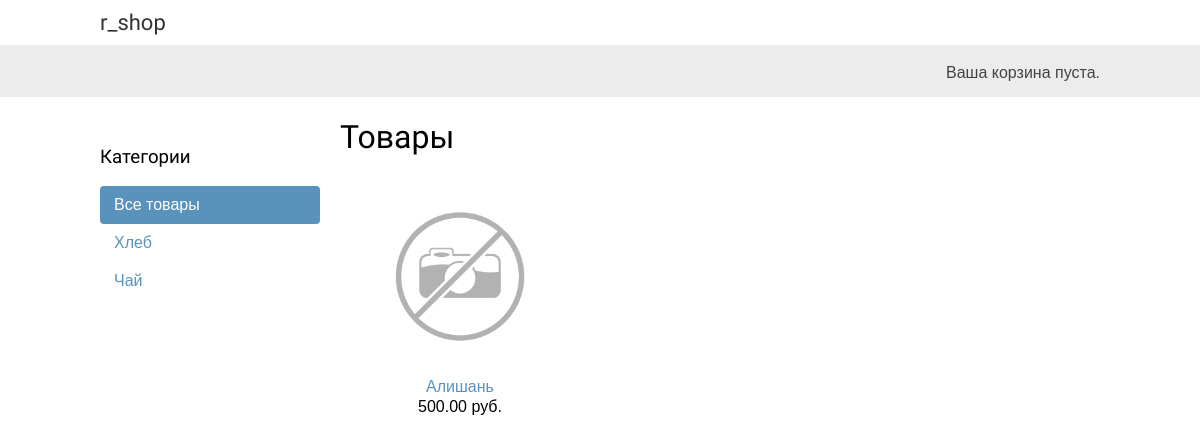
/, run on an earlier commit of the app's database.
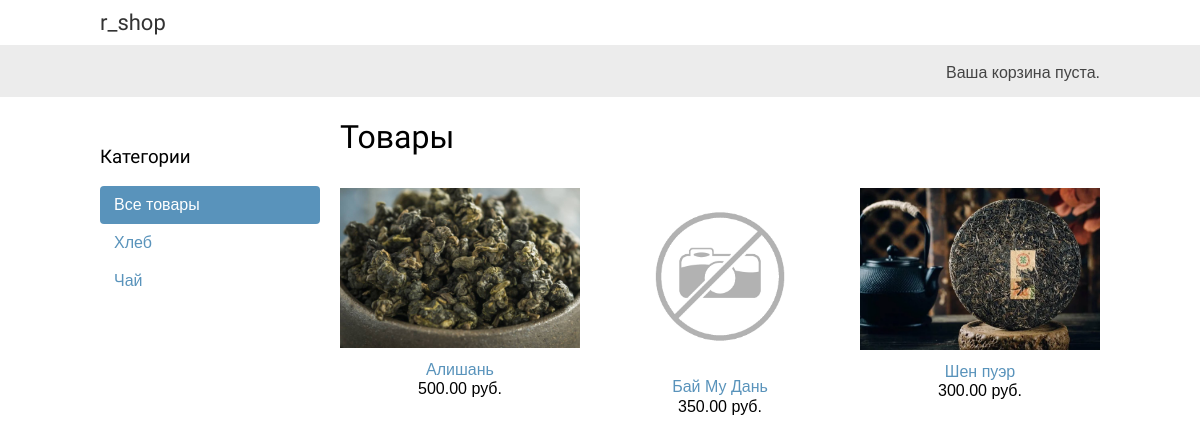
And on a later commit of the database.
### shop/models.py (models this page shows, shortened)
class Category(models.Model):
    name = models.CharField(max_length=200)
    slug = models.SlugField(max_length=200, unique=True)
    class Meta:
        ordering = [
            'name'
        ]
        indexes = [
            models.Index(fields=['name']),
        ]
        verbose_name = 'Категория'
        verbose_name_plural = 'Категории'
    def get_absolute_url(self):
        return reverse('shop:product_list_by_category', args=[self.slug])

class Product(models.Model):
    category = models.ForeignKey(Category, related_name='products', on_delete=models.CASCADE)
    name = models.CharField(max_length=200)
    slug = models.SlugField(max_length=200)
    image = models.ImageField(upload_to='products/%Y/%m/%d', blank=True)
    description = models.TextField(blank=True)
    price = models.DecimalField(max_digits=10, decimal_places=2)
    available = models.BooleanField(default=True)
    created = models.DateTimeField(auto_now_add=True)
    updated = models.DateTimeField(auto_now=True)
    class Meta:
        ordering = [
            'name'
        ]
        indexes = [
            models.Index(fields=['id', 'slug']),
            models.Index(fields=['name']),
            models.Index(fields=['-created']),
        ]
        verbose_name = 'Продукт'
        verbose_name_plural = 'Продукты'
    def get_absolute_url(self):
        return reverse('shop:product_detail', args=[self.id, self.slug])

### shop/views.py (the view)
# urls.py: path('', views.product_list, name='product_list'),
def product_list(request, category_slug=None):
    category = None
    categories = Category.objects.all()
    products = Product.objects.filter(available=True)
    if category_slug:
        category = get_object_or_404(Category, slug=category_slug)
        products = products.filter(category=category)
    return render(
        request,
        'shop/product/list.html',
        {'category': category, 'categories': categories, 'products': products}
    )

### cart/cart.py (called while the page is built)
    def __len__(self):
        return sum(item['quantity'] for item in self.cart.values())

### cart/context_processors.py (called while the page is built)
def cart(request):
    return {'cart': Cart(request)}

### shop/templates/shop/product/list.html (shortened to what this page needs)
{% extends 'shop/base.html' %}
{% load static %}
{% block content %}
    <div id="sidebar">
        <h3>Категории</h3>
        <ul>
            <li {% if not category%}class="selected"{% endif %}>
                <a href="{% url 'shop:product_list' %}">Все товары</a>
            </li>
            {% for c in categories %}
                <li {% if category.slug == c.slug %}class="selected"{%endif%}>
                    <a href="{{ c.get_absolute_url }}">{{ c.name }}</a>
                </li>
            {% endfor %}
        </ul>
    </div>
    <div id="main" class="product-list">
        <h1>{% if category %}{{ category.name}}{% else %}Товары{% endif %}</h1>
        {% for product in products %}
            <div class="item">
                <a href="{{ product.get_absolute_url }}">
                    <img src="{% if product.image %}{{ product.image.url }}{% else %}{% static 'img/no_img.png' %}{% endif %}">
                </a>
                <a href="{{ product.get_absolute_url }}">{{ product.name }}</a>
                <br>
                {{ product.price }} руб.
            </div>
        {% endfor %}
    </div>
{% endblock  %}

### shop/templates/shop/base.html (shortened to what this page needs)
{% load static %}
{% load custom_tags %}
<!DOCTYPE html>
<html>
    <head>
        <link rel="stylesheet" href="{% static 'css/base.css' %}" type="text/css">
    </head>
    <body>
        <div id="header">
            <a href="/" class="logo"> r_shop </a>
        </div>
        <div id="subheader">
            <div class="cart">
                {% with total_items=cart|length %}
                    {% if total_items > 0 %}
                        Корзина:
                        <a href="{% url 'cart:cart_detail' %}">
                            {{ total_items }} {{ total_items|ru_plural:"товар,товара,товаров" }} |
                            {{ cart.get_total_price }} руб.
                        </a>
                    {% else %}
                        Ваша корзина пуста.
                    {% endif %}
                {% endwith %}
            </div>
        </div>
        <div id="content">
            {% block content %}
            {% endblock %}
        </div>
    </body>
</html>

### shop/static/css/base.css (style rules this page uses)
body { margin:0; padding:0; font-family:helvetica, sans-serif; }
h1, h2, h3, h4, h5 , h6 { font-family: 'Ubuntu', sans-serif; font-weight:normal; }
a { text-decoration:none; color:#5993bb; }
#header { padding:10px 100px; font-size:18px; overflow:auto; }
#subheader { background:#ececec; color:#444; padding:15px 100px; overflow:auto; }
#header .logo { font-family: 'Ubuntu', sans-serif; float:left; color:#333; font-size:22px; margin-right:10%; }
#subheader .cart { float:right; padding-top:4px; }
#content { padding:0 100px; overflow:hidden; }
#sidebar { width:220px; padding:30px 20px 0 0; float:left; }
#sidebar ul { margin:0; padding:0; }
#sidebar ul li { margin:0; list-style:none; padding:10px 14px; }
#sidebar ul li a { display:block; }
#sidebar ul li.selected { background:#5993bb; border-radius:4px; }
#sidebar ul li.selected a { color:#fff; }
#main { float:left; width: 96%; margin-right:-220px; overflow:hidden; }
.product-list .item { width:25%; padding:10px 20px 10px 0; float:left; text-align:center; line-height:1.2; }
.product-list .item img { width:100%; margin-bottom:8px; }

What changed in the data, as far as the page shows it:
changed Product "Алишань": image: picture added in place of a placeholder
added Product: name "Бай Му Дань", price "350.00"
added Product: image (picture), name "Шен пуэр", price "300.00"
